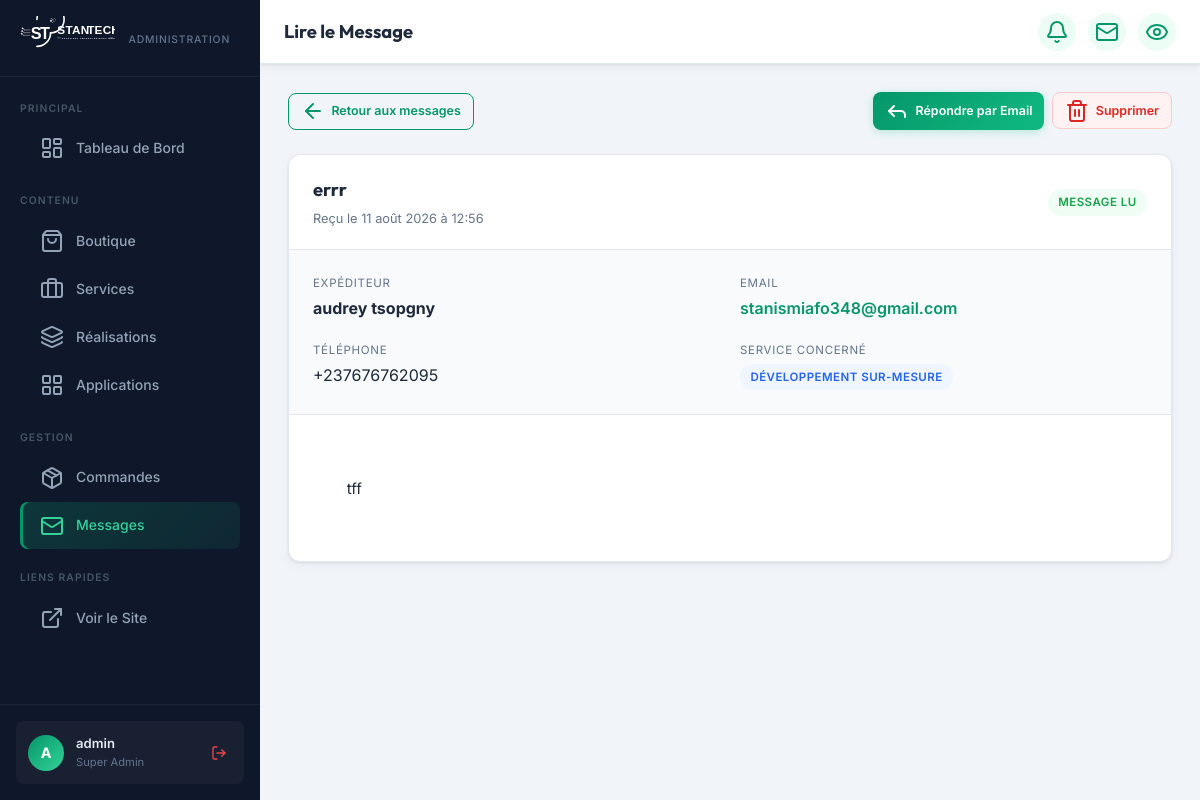
The page /dashboard/messages/3/ (signed in) on the database its author committed.
### core/models.py (models this page shows, shortened)
class ContactMessage(models.Model):
    name = models.CharField(max_length=150, verbose_name="Nom complet")
    email = models.EmailField(verbose_name="Email")
    phone = models.CharField(max_length=30, blank=True, verbose_name="Téléphone")
    subject = models.CharField(max_length=200, verbose_name="Sujet")
    service_interest = models.CharField(max_length=100, blank=True, verbose_name="Service concerné")
    message = models.TextField(verbose_name="Message")
    is_read = models.BooleanField(default=False, verbose_name="Lu / Traité")
    created_at = models.DateTimeField(auto_now_add=True, verbose_name="Date d'envoi")
    class Meta:
        verbose_name = "Message de Contact"
        verbose_name_plural = "Messages de Contact"
        ordering = ['-created_at']

### core/admin_views.py (the view)
# urls.py: path('dashboard/messages/<int:pk>/', admin_views.dashboard_message_read, name='dashboard_message_read'),
@login_required(login_url='/dashboard/login/')
@user_passes_test(is_superuser, login_url='/dashboard/login/')
def dashboard_message_read(request, pk):
    msg = get_object_or_404(ContactMessage, pk=pk)
    msg.is_read = True
    msg.save()
    context = {'msg': msg, 'page_title': 'Lire le Message'}
    return render(request, 'admin_custom/message_detail.html', context)

### core/admin_views.py (called while the page is built)
def is_superuser(user):
    return user.is_authenticated and user.is_superuser

### core/context_processors.py (called while the page is built, shortened)
def cart_context(request):
    cart = request.session.get('cart', {})
    if not isinstance(cart, dict):
        cart = {}
    total_items = 0
    total_price = 0.0
    return {
        'cart_count': total_items,
        'cart_total': total_price,
        'cart_items': cart,
    }

### templates/admin_custom/message_detail.html (shortened to what this page needs)
{% extends 'admin_custom/base.html' %}
{% block content %}
<div style="max-width:900px; margin:0 auto; display:flex; flex-direction:column; gap:1.5rem;">
  <div style="display:flex; justify-content:space-between; align-items:center;">
    <a href="{% url 'dashboard_messages' %}" class="btn btn-outline btn-sm">
      <i data-lucide="arrow-left"></i> Retour aux messages
    </a>
    <div style="display:flex; gap:0.5rem;">
      <a href="mailto:{{ msg.email }}?subject=Re: {{ msg.subject }}" class="btn btn-primary btn-sm">
        <i data-lucide="reply"></i> Répondre par Email
      </a>
      <form method="post" action="{% url 'dashboard_message_delete' msg.pk %}" onsubmit="return confirm('Voulez-vous vraiment supprimer ce message ?');" style="display:inline;">
        <button type="submit" class="btn btn-danger btn-sm">
          <i data-lucide="trash-2"></i> Supprimer
        </button>
      </form>
    </div>
  </div>
  <div class="table-card">
    <div class="table-header">
      <div>
        <h3 style="font-size:1.15rem;">{{ msg.subject }}</h3>
        <div style="font-size:0.8rem; color:var(--text-muted); margin-top:0.25rem;">
          Reçu le {{ msg.created_at|date:"d F Y à H:i" }}
        </div>
      </div>
      <div>
        {% if msg.is_read %}
          <span class="badge badge-green">Message lu</span>
        {% else %}
          <span class="badge badge-yellow">Nouveau message</span>
        {% endif %}
      </div>
    </div>
    <div style="padding:1.5rem; display:grid; grid-template-columns:1fr 1fr; gap:1.25rem; background:#f8fafc; border-bottom:1px solid var(--border);">
      <div>
        <div style="font-size:0.72rem; color:var(--text-muted); text-transform:uppercase; letter-spacing:0.06em; margin-bottom:0.2rem;">Expéditeur</div>
        <div style="font-weight:700; font-size:1rem; color:var(--text-main);">{{ msg.name }}</div>
      </div>
      <div>
        <div style="font-size:0.72rem; color:var(--text-muted); text-transform:uppercase; letter-spacing:0.06em; margin-bottom:0.2rem;">Email</div>
        <div><a href="mailto:{{ msg.email }}" style="color:var(--primary); font-weight:600; text-decoration:none;">{{ msg.email }}</a></div>
      </div>
      <div>
        <div style="font-size:0.72rem; color:var(--text-muted); text-transform:uppercase; letter-spacing:0.06em; margin-bottom:0.2rem;">Téléphone</div>
        <div>{{ msg.phone|default:"Non renseigné" }}</div>
      </div>
      <div>
        <div style="font-size:0.72rem; color:var(--text-muted); text-transform:uppercase; letter-spacing:0.06em; margin-bottom:0.2rem;">Service concerné</div>
        <div><span class="badge badge-blue">{{ msg.service_interest|default:"Général / Information" }}</span></div>
      </div>
    </div>
    <div style="padding:2rem; line-height:1.8; color:var(--text-main); font-size:0.95rem; white-space:pre-wrap;">
      {{ msg.message }}
    </div>
  </div>
</div>
{% endblock %}

### templates/admin_custom/base.html (shortened to what this page needs)
{% load static %}
<!DOCTYPE html>
<html lang="fr">
<head>
</head>
<body>
  <aside class="sidebar" id="sidebar">
    <div class="sidebar-logo" style="padding:1rem 1.25rem;">
      <a href="{% url 'index' %}" target="_blank" style="display:block;">
        <img src="{% static 'images/stantech_logo.svg' %}" alt="STANTECH"
             style="height:36px; width:auto; filter:brightness(0) invert(1);" loading="eager">
      </a>
      <div class="sidebar-subtitle" style="margin-top:0.35rem;padding-left:2px;">Administration</div>
    </div>
    <nav class="sidebar-nav">
      <div class="sidebar-section">
        <div class="sidebar-section-label">Principal</div>
        <a href="{% url 'dashboard_home' %}" class="nav-item {% if request.resolver_match.url_name == 'dashboard_home' %}active{% endif %}">
          <i data-lucide="layout-dashboard"></i> Tableau de Bord
        </a>
      </div>
      <div class="sidebar-section">
        <div class="sidebar-section-label">Contenu</div>
        <a href="{% url 'dashboard_products' %}" class="nav-item {% if 'product' in request.resolver_match.url_name %}active{% endif %}">
          <i data-lucide="shopping-bag"></i> Boutique
        </a>
        <a href="{% url 'dashboard_services' %}" class="nav-item {% if 'service' in request.resolver_match.url_name %}active{% endif %}">
          <i data-lucide="briefcase"></i> Services
        </a>
        <a href="{% url 'dashboard_realisations' %}" class="nav-item {% if 'realisation' in request.resolver_match.url_name %}active{% endif %}">
          <i data-lucide="layers"></i> Réalisations
        </a>
        <a href="{% url 'dashboard_applications' %}" class="nav-item {% if 'application' in request.resolver_match.url_name %}active{% endif %}">
          <i data-lucide="layout-grid"></i> Applications
        </a>
      </div>
      <div class="sidebar-section">
        <div class="sidebar-section-label">Gestion</div>
        <a href="{% url 'dashboard_orders' %}" class="nav-item {% if 'order' in request.resolver_match.url_name %}active{% endif %}">
          <i data-lucide="package"></i> Commandes
        </a>
        <a href="{% url 'dashboard_messages' %}" class="nav-item {% if 'message' in request.resolver_match.url_name %}active{% endif %}">
          <i data-lucide="mail"></i> Messages
        </a>
      </div>
      <div class="sidebar-section">
        <div class="sidebar-section-label">Liens Rapides</div>
        <a href="{% url 'index' %}" target="_blank" class="nav-item">
          <i data-lucide="external-link"></i> Voir le Site
        </a>
      </div>
    </nav>
    <div class="sidebar-footer">
      <div class="user-card">
        <div class="user-avatar">{{ request.user.username|first|upper }}</div>
        <div>
          <div class="user-name">{{ request.user.username }}</div>
          <div class="user-role">{% if request.user.is_superuser %}Super Admin{% else %}Staff{% endif %}</div>
        </div>
        <a href="{% url 'dashboard_logout' %}" class="logout-btn" title="Se déconnecter" style="margin-left:auto;">
          <i data-lucide="log-out" style="width:16px;height:16px;"></i>
        </a>
      </div>
    </div>
  </aside>
  <div class="main-content">
    <header class="topbar">
      <h1 class="topbar-title">{% block page_title %}{{ page_title|default:'Dashboard' }}{% endblock %}</h1>
      <div class="topbar-actions">
        <div style="position:relative; display:inline-block;">
          <button class="topbar-btn {% if unread_messages or pending_orders %}notification-dot{% endif %}" id="notif-bell-btn" onclick="toggleNotifDropdown()" title="Notifications d'activité">
            <i data-lucide="bell"></i>
          </button>
        </div>
        <a href="{% url 'dashboard_messages' %}" class="topbar-btn" title="Messages">
          <i data-lucide="mail"></i>
        </a>
        <a href="{% url 'index' %}" target="_blank" class="topbar-btn" title="Voir le site">
          <i data-lucide="eye"></i>
        </a>
      </div>
    </header>
    <div class="page-body">
      {% block content %}{% endblock %}
    </div>
  </div>
</body>
</html>

### rows shown on the page
ContactMessage: subject "errr", created_at "11 août 2026 à 12:56", name "audrey tsopgny", email "stanismiafo348@gmail.com", phone "+237676762095", service_interest "DÉVELOPPEMENT SUR-MESURE", message "tff"

### other values the page prints
{{ request.user.username|first|upper }} "A"
{{ request.user.username }} "admin"
{{ page_title|default:'Dashboard' }} "Lire le Message"
